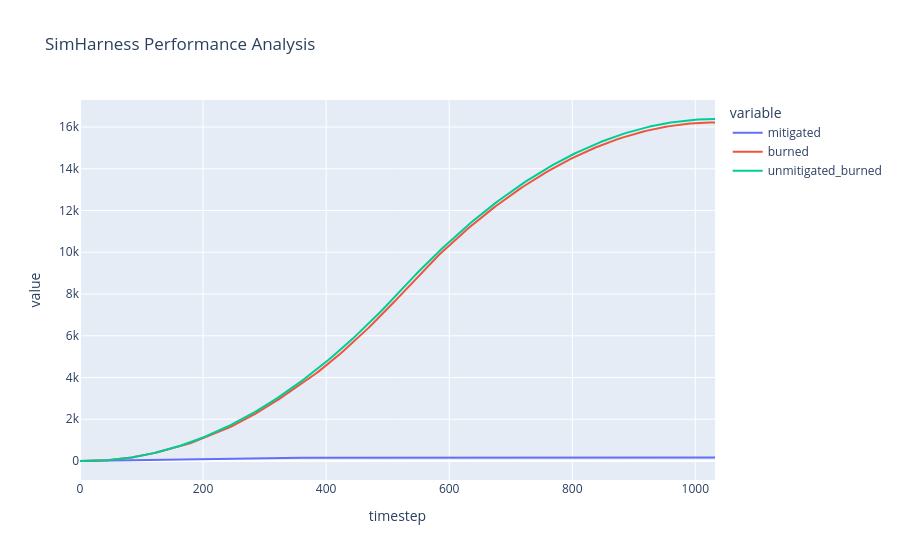

The cell this chart's notebook holds for it:
### Code cell
sh_burned_plot = px.line(eval_analytics, x="timestep", y=['mitigated','burned','unmitigated_burned'], title='SimHarness Performance Analysis')
sh_burned_plot.show()

### Figure 1 — Plotly figure (JSON) as saved in the notebook; plotly's stock layout.template omitted (floating-point values rounded to 4 significant figures; data arrays with more than 128 entries replaced by an {"elided": "..."} marker saying what was removed)
{"data": [{"hovertemplate": "variable=mitigated<br>timestep=%{x}<br>value=%{y}<extra></extra>", "legendgroup": "mitigated", "line": {"color": "#636efa", "dash": "solid"}, "marker": {"symbol": "circle"}, "mode": "lines", "name": "mitigated", "orientation": "v", "showlegend": true, "type": "scatter", "x": {"elided": "259 int values"}, "xaxis": "x", "y": {"elided": "259 int values"}, "yaxis": "y"}, {"hovertemplate": "variable=burned<br>timestep=%{x}<br>value=%{y}<extra></extra>", "legendgroup": "burned", "line": {"color": "#EF553B", "dash": "solid"}, "marker": {"symbol": "circle"}, "mode": "lines", "name": "burned", "orientation": "v", "showlegend": true, "type": "scatter", "x": {"elided": "259 int values"}, "xaxis": "x", "y": {"elided": "259 int values"}, "yaxis": "y"}, {"hovertemplate": "variable=unmitigated_burned<br>timestep=%{x}<br>value=%{y}<extra></extra>", "legendgroup": "unmitigated_burned", "line": {"color": "#00cc96", "dash": "solid"}, "marker": {"symbol": "circle"}, "mode": "lines", "name": "unmitigated_burned", "orientation": "v", "showlegend": true, "type": "scatter", "x": {"elided": "259 int values"}, "xaxis": "x", "y": {"elided": "259 int values"}, "yaxis": "y"}], "layout": {"legend": {"title": {"text": "variable"}, "tracegroupgap": 0}, "title": {"text": "SimHarness Performance Analysis"}, "xaxis": {"anchor": "y", "domain": [0, 1], "title": {"text": "timestep"}}, "yaxis": {"anchor": "x", "domain": [0, 1], "title": {"text": "value"}}}}
